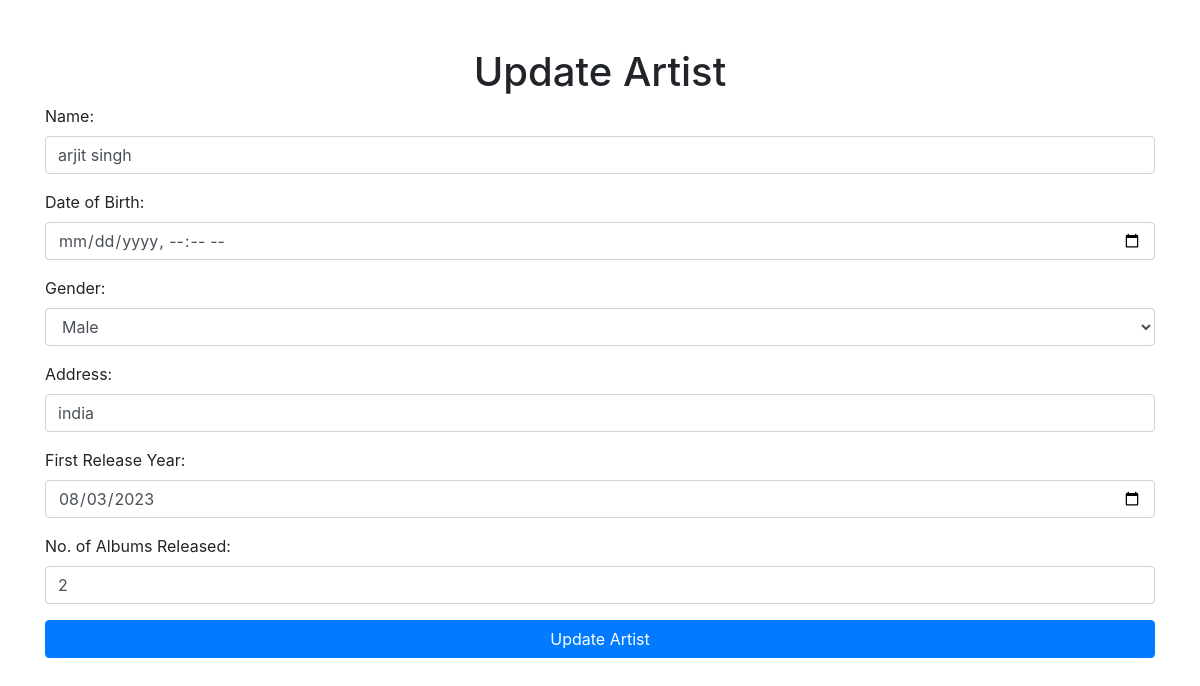
The app's page /artist/update/1/ (signed in) with its own data.
### artist_data/models.py (models this page shows, shortened)
class Artist(models.Model):
    name = models.CharField(max_length=255)
    dob = models.DateTimeField(null=True, blank=True)
    gender = models.CharField(max_length=1, choices=GENDER_CHOICES, default='m')
    address = models.CharField(max_length=255)
    first_release_year = models.DateField(null=True, blank=True)
    no_of_albums_released = models.IntegerField()
    created_at = models.DateTimeField(default=datetime.now)
    updated_at = models.DateTimeField(default=datetime.now)

### artist_data/views.py (the view, shortened to what this page needs)
# urls.py: path('artist/update/<int:artist_id>/', update_artist, name='update_artist'),
@login_required
def update_artist(request, artist_id):
    artist = get_object_or_404(Artist, id=artist_id)
    return render(request, 'artist_data/artist/update_artist.html', {'artist': artist})

### artist_data/templates/artist_data/artist/update_artist.html (shortened to what this page needs)
<!DOCTYPE html>
<html>
<head>
    <link rel="stylesheet" href="https://maxcdn.bootstrapcdn.com/bootstrap/4.5.2/css/bootstrap.min.css">
</head>
<body>
    <div class="container mt-5">
        <h1 class="text-center">Update Artist</h1>
        <form method="post">
            <div class="form-group">
                <label for="name">Name:</label>
                <input type="text" name="name" value="{{ artist.name }}" class="form-control" required>
            </div>
            <div class="form-group">
                <label for="dob">Date of Birth:</label>
                <input type="datetime-local" name="dob" value="{{ artist.dob|date:"Y-m-d" }}" class="form-control">
            </div>
            <div class="form-group">
                <label for="gender">Gender:</label>
                <select name="gender" class="form-control" required>
                    <option value="m" {% if artist.gender == 'm' %}selected{% endif %}>Male</option>
                </select>
            </div>
            <div class="form-group">
                <label for="address">Address:</label>
                <input type="text" name="address" value="{{ artist.address }}" class="form-control" required>
            </div>
            <div class="form-group">
                <label for="first_release_year">First Release Year:</label>
                <input type="date" name="first_release_year" value="{{ artist.first_release_year|date:"Y-m-d" }}" class="form-control">
            </div>
            <div class="form-group">
                <label for="no_of_albums_released">No. of Albums Released:</label>
                <input type="number" name="no_of_albums_released" value="{{ artist.no_of_albums_released }}" min="0" class="form-control" required>
            </div>
            <button type="submit" class="btn btn-primary btn-block">Update Artist</button>
        </form>
    </div>
</body>
</html>

### records on screen
Artist: name "arjit singh", gender "Male", address "india", first_release_year "08/03/2023", no_of_albums_released "2"
